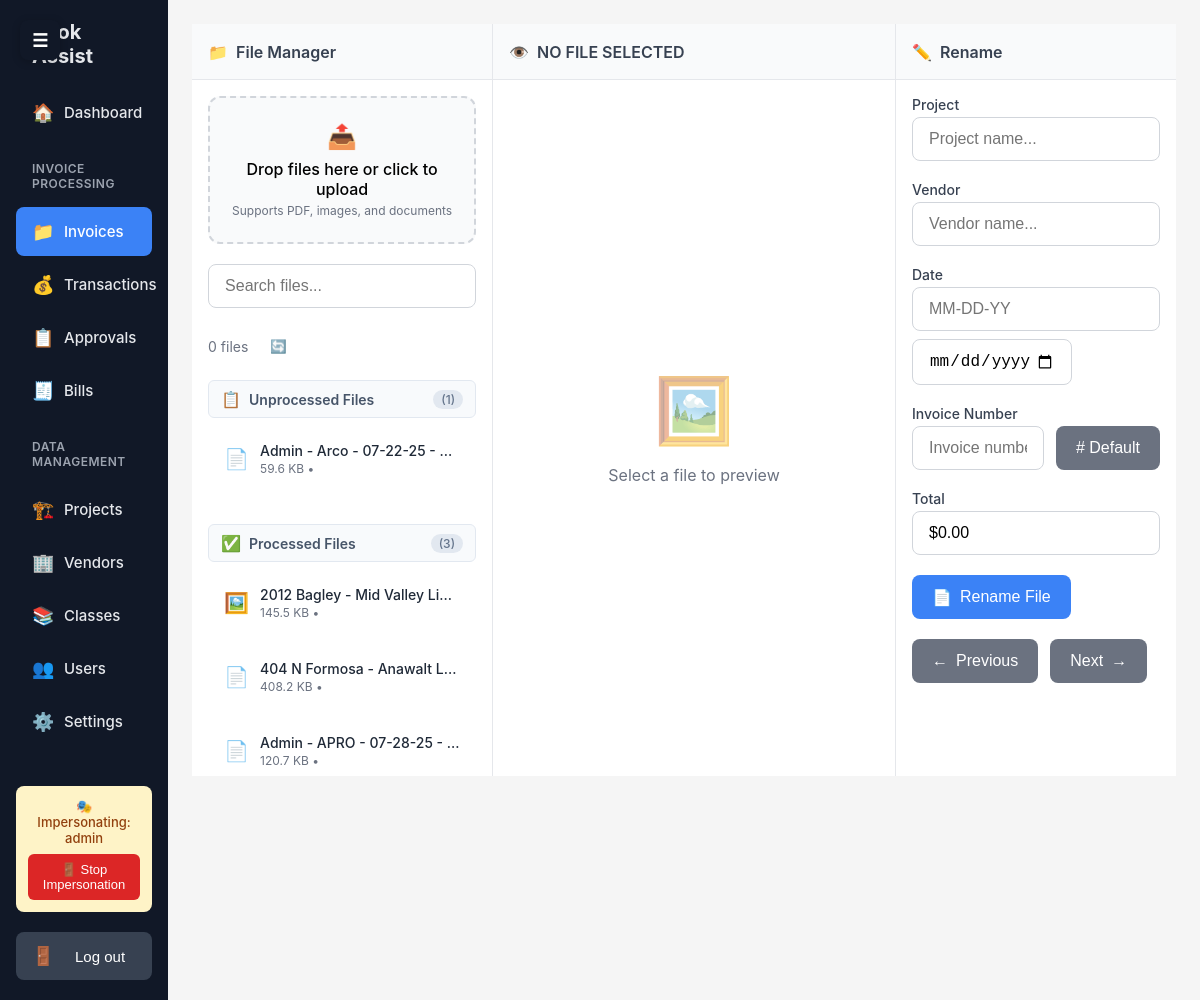
/files/ (signed in), run on the app's committed database.
### core/models.py (models this page shows, shortened)
class File(models.Model):
    name = models.CharField(max_length=255)
    file = models.FileField(upload_to='files/')
    file_type = models.CharField(max_length=50, blank=True)
    size = models.BigIntegerField(default=0)
    uploaded_by = models.ForeignKey(User, on_delete=models.CASCADE)
    uploaded_at = models.DateTimeField(auto_now_add=True)
    description = models.TextField(blank=True)
    project = models.CharField(max_length=255, blank=True)
    vendor = models.CharField(max_length=255, blank=True)
    date = models.CharField(max_length=20, blank=True)
    invoice_number = models.CharField(max_length=50, blank=True)
    total = models.CharField(max_length=20, blank=True, default='$0.00')
    is_paid = models.BooleanField(default=False)
    payment_method = models.CharField(max_length=20, blank=True)  # 'check' or 'credit_card'
    paid_at = models.DateTimeField(null=True, blank=True)
    attached_transaction = models.ForeignKey('Transaction', on_delete=models.SET_NULL, null=True, blank=True, related_name='attached_files')
    approval_status = models.CharField(
        max_length=20,
        choices=[
            ('pending', 'Pending'),
            ('approved', 'Approved'),
            ('on_hold', 'On Hold'),
            ('rejected', 'Rejected'),
        ],
        default='pending'
    )
    approval_comment = models.TextField(blank=True)
    approved_by = models.ForeignKey(User, on_delete=models.SET_NULL, null=True, blank=True, related_name='approved_files')
    approved_at = models.DateTimeField(null=True, blank=True)
    selected_class = models.ForeignKey('Class', on_delete=models.SET_NULL, null=True, blank=True, related_name='assigned_files', help_text="Class selected during approval process")
    class Meta:
        ordering = ['-uploaded_at']
    @property
    def file_size_display(self):
        size = self.size
        for unit in ['B', 'KB', 'MB', 'GB']:
            if size < 1024.0:
                return f"{size:.1f} {unit}"
            size /= 1024.0
        return f"{size:.1f} TB"

### core/views.py (the view)
# urls.py: path("files/", views.file_manager, name="file_manager"),
@login_required
@admin_or_staff_required
def file_manager(request):
    all_files = File.objects.all()
    unprocessed_files = []
    processed_files = []
    for file in all_files:
        is_processed = bool(file.project or file.vendor or file.date)
        file_data = {
            'id': file.id,
            'name': file.name,
            'file_type': file.file_type,
            'file_size_display': file.file_size_display,
            'uploaded_at': file.uploaded_at.strftime('%b %d, %Y'),
            'description': file.description or '',
            'file': file.file.name if file.file else '',
            'project': file.project or '',
            'vendor': file.vendor or '',
            'date': file.date or '',
            'invoice_number': file.invoice_number or '',
            'total': file.total or '$0.00',
            'is_processed': is_processed
        }
        if is_processed:
            processed_files.append(file_data)
        else:
            unprocessed_files.append(file_data)
    files_json = unprocessed_files + processed_files
    return render(request, "file_manager.html", {
        "unprocessed_files": unprocessed_files,
        "processed_files": processed_files,
        "files_json": json.dumps(files_json)
    })

### core/views.py (called while the page is built, shortened)
def admin_or_staff_required(view_func):
    @wraps(view_func)
    def wrapper(request, *args, **kwargs):
        return view_func(request, *args, **kwargs)
    return wrapper

### core/templates/file_manager.html (shortened to what this page needs)
{% extends "base.html" %}
{% block content %}
<div class="file-manager-layout">
  <div class="panel left-panel">
    <div class="panel-header">
      <span>📁</span>
      <span>File Manager</span>
    </div>
    <div class="panel-content">
      <div class="upload-area" onclick="document.getElementById('file-upload').click()">
        <div style="font-size: 24px; margin-bottom: 8px;">📤</div>
        <div style="font-weight: 500; margin-bottom: 4px;">Drop files here or click to upload</div>
        <div style="font-size: 12px; color: #6b7280;">Supports PDF, images, and documents</div>
      </div>
      <input type="text" class="search-box" placeholder="Search files..." id="search-input">
      <div style="display: flex; align-items: center; gap: 8px; margin-bottom: 12px; font-size: 14px; color: #6b7280;">
        <span class="file-count">{{ unprocessed_files|length|add:processed_files|length }} files</span>
        <button onclick="location.reload()" style="background: none; border: none; cursor: pointer; padding: 4px;">🔄</button>
      </div>
      <div class="file-section">
        <div class="section-header">
          <span class="section-icon">📋</span>
          <span class="section-title">Unprocessed Files</span>
          <span class="section-count">({{ unprocessed_files|length }})</span>
        </div>
        <div id="unprocessed-file-list" class="file-list">
          {% for file in unprocessed_files %}
            <div class="file-item" data-file-id="{{ file.id }}" data-file-type="unprocessed">
              <div class="file-icon">
                {% if file.file_type == '.pdf' %}📄
                {% elif file.file_type == '.doc' or file.file_type == '.docx' %}📝
                {% elif file.file_type == '.jpg' or file.file_type == '.jpeg' or file.file_type == '.png' %}🖼️
                {% elif file.file_type == '.zip' or file.file_type == '.rar' %}📦
                {% else %}📁{% endif %}
              </div>
              <div class="file-info">
                <div class="file-name">{{ file.name }}</div>
                <div class="file-meta">{{ file.file_size_display }} • {{ file.uploaded_at|date:"M d, Y" }}</div>
              </div>
            </div>
          {% empty %}
            <div class="empty-state">
              <div class="empty-icon">📋</div>
              <div class="empty-text">No unprocessed files</div>
            </div>
          {% endfor %}
        </div>
      </div>
      <div class="file-section">
        <div class="section-header">
          <span class="section-icon">✅</span>
          <span class="section-title">Processed Files</span>
          <span class="section-count">({{ processed_files|length }})</span>
        </div>
        <div id="processed-file-list" class="file-list">
          {% for file in processed_files %}
            <div class="file-item" data-file-id="{{ file.id }}" data-file-type="processed">
              <div class="file-icon">
                {% if file.file_type == '.pdf' %}📄
                {% elif file.file_type == '.doc' or file.file_type == '.docx' %}📝
                {% elif file.file_type == '.jpg' or file.file_type == '.jpeg' or file.file_type == '.png' %}🖼️
                {% elif file.file_type == '.zip' or file.file_type == '.rar' %}📦
                {% else %}📁{% endif %}
              </div>
              <div class="file-info">
                <div class="file-name">{{ file.name }}</div>
                <div class="file-meta">{{ file.file_size_display }} • {{ file.uploaded_at|date:"M d, Y" }}</div>
              </div>
            </div>
          {% empty %}
            <div class="empty-state">
              <div class="empty-icon">✅</div>
              <div class="empty-text">No processed files</div>
            </div>
          {% endfor %}
        </div>
      </div>
    </div>
  </div>
  <div class="panel middle-panel">
    <div class="panel-header">
      <span>👁️</span>
      <span id="preview-title">NO FILE SELECTED</span>
    </div>
    <div class="panel-content">
      <div class="preview-area" id="preview-area">
        <div class="preview-icon">🖼️</div>
        <div>Select a file to preview</div>
      </div>
    </div>
  </div>
  <div class="panel right-panel">
    <div class="panel-header">
      <span>✏️</span>
      <span>Rename</span>
    </div>
    <div class="panel-content">
      <form id="rename-form">
        <div class="form-group">
          <label class="form-label" for="project">Project</label>
          <div class="autocomplete-container">
            <input type="text" class="form-input" id="project" name="project" placeholder="Project name..." autocomplete="off">
          </div>
        </div>
        <div class="form-group">
          <label class="form-label" for="vendor">Vendor</label>
          <div class="autocomplete-container">
            <input type="text" class="form-input" id="vendor" name="vendor" placeholder="Vendor name..." autocomplete="off">
          </div>
        </div>
        <div class="form-group">
          <label class="form-label" for="date">Date</label>
          <div class="date-inputs">
            <input type="text" class="form-input" id="date" name="date" placeholder="MM-DD-YY">
            <input type="date" class="form-input" id="date-picker" onchange="updateDateFromPicker()">
          </div>
        </div>
        <div class="form-group">
          <label class="form-label" for="invoice-number">Invoice Number</label>
          <div class="invoice-inputs">
            <input type="text" class="form-input" id="invoice-number" name="invoice_number" placeholder="Invoice number...">
            <button type="button" class="btn btn-secondary" id="default-invoice-btn"># Default</button>
          </div>
        </div>
        <div class="form-group">
          <label class="form-label" for="total">Total</label>
          <input type="text" class="form-input" id="total" name="total" value="$0.00">
        </div>
        <div style="display: flex; gap: 8px; margin-bottom: 16px;">
          <button type="submit" class="btn btn-primary">
            <span>📄</span>
            <span>Rename File</span>
          </button>
        </div>
        <div class="navigation-buttons">
          <button type="button" class="btn btn-secondary" id="prev-btn" disabled>
            <span>←</span>
            <span>Previous</span>
          </button>
          <button type="button" class="btn btn-secondary" id="next-btn" disabled>
            <span>Next</span>
            <span>→</span>
          </button>
        </div>
      </form>
    </div>
  </div>
</div>
{% endblock %}

### core/templates/partials/sidebar.html (shortened to what this page needs)
<nav>
    <div class="brand">Book Assist</div>
    {% if user.is_staff %}
    <a href="{% url 'dashboard' %}" class="nav-link {% if request.path == '/' %}active{% endif %}">
      <span class="nav-icon">🏠</span>
      <span class="nav-text">Dashboard</span>
    </a>
    <div class="nav-section">
        <div class="nav-section-title">Invoice Processing</div>
        <a href="{% url 'file_manager' %}" class="nav-link {% if request.path|slice:':7' == '/files/' %}active{% endif %}">
          <span class="nav-icon">📁</span>
          <span class="nav-text">Invoices</span>
        </a>
        <a href="{% url 'transactions_list' %}" class="nav-link {% if request.path|slice:':13' == '/transactions' %}active{% endif %}">
          <span class="nav-icon">💰</span>
          <span class="nav-text">Transactions</span>
        </a>
        <a href="{% url 'approvals_list' %}" class="nav-link {% if request.path|slice:':11' == '/approvals/' %}active{% endif %}">
          <span class="nav-icon">📋</span>
          <span class="nav-text">Approvals</span>
        </a>
        <a href="{% url 'bills_list' %}" class="nav-link {% if request.path|slice:':7' == '/bills/' %}active{% endif %}">
          <span class="nav-icon">🧾</span>
          <span class="nav-text">Bills</span>
        </a>
    </div>
    <div class="nav-section">
        <div class="nav-section-title">Data Management</div>
        <a href="{% url 'projects_list' %}" class="nav-link {% if request.path|slice:':9' == '/projects' %}active{% endif %}">
          <span class="nav-icon">🏗️</span>
          <span class="nav-text">Projects</span>
        </a>
        <a href="{% url 'vendors_list' %}" class="nav-link {% if request.path|slice:':8' == '/vendors' %}active{% endif %}">
          <span class="nav-icon">🏢</span>
          <span class="nav-text">Vendors</span>
        </a>
        <a href="{% url 'classes_list' %}" class="nav-link {% if request.path|slice:':8' == '/classes' %}active{% endif %}">
          <span class="nav-icon">📚</span>
          <span class="nav-text">Classes</span>
        </a>
        <a href="{% url 'users_list' %}" class="nav-link {% if request.path|slice:':7' == '/users/' %}active{% endif %}">
          <span class="nav-icon">👥</span>
          <span class="nav-text">Users</span>
        </a>
        <a href="/settings/" class="nav-link {% if request.path|slice:':9' == '/settings' %}active{% endif %}">
          <span class="nav-icon">⚙️</span>
          <span class="nav-text">Settings</span>
        </a>
    </div>
    {% endif %}
    <div class="spacer"></div>
    {% if request.session.impersonated_by %}
    <div class="impersonation-notice">
      <div class="impersonation-text">
        🎭 Impersonating: {{ user.username }}
      </div>
      <button onclick="stopImpersonation()" class="impersonation-btn">
        🚪 Stop Impersonation
      </button>
    </div>
    {% endif %}
    <form class="logout" method="post" action="{% url 'logout' %}">
      <button type="submit" class="logout-btn">
        <span class="nav-icon">🚪</span>
        <span class="nav-text">Log out</span>
      </button>
    </form>
  </nav>

### core/templates/base.html (style rules this page uses)
* { box-sizing: border-box; -webkit-tap-highlight-color: transparent; }
body { margin: 0; padding: 0; font-family: -apple-system, BlinkMacSystemFont, 'Segoe UI', Roboto, Oxygen, Ubuntu, Cantarell, sans-serif; background: #f5f5f5; overflow-x: hidden; -webkit-font-smoothing: antialiased; -moz-osx-font-smoothing: grayscale; }
aside a { color: #e5e7eb; text-decoration: none; display: block; padding: 12px 16px; border-radius: 8px; margin-bottom: 4px; font-size: 15px; transition: all 0.2s ease; }
aside a.active, aside a:hover { background: #1f2937; }
.nav-link { display: flex; align-items: center; gap: 12px; padding: 14px 16px; border-radius: 8px; margin-bottom: 4px; font-size: 15px; transition: all 0.2s ease; min-height: 48px; touch-action: manipulation; }
.nav-link.active { background: #3b82f6; color: white; }
.nav-icon { font-size: 18px; width: 20px; text-align: center; flex-shrink: 0; }
.nav-text { flex: 1; font-weight: 500; }
.impersonation-notice { background: #fef3c7; color: #92400e; padding: 12px; margin-bottom: 12px; border-radius: 8px; font-size: 13px; text-align: center; }
.impersonation-text { margin-bottom: 8px; font-weight: 500; }
.impersonation-btn { width: 100%; padding: 8px 12px; border: 0; border-radius: 6px; background: #dc2626; color: #fff; cursor: pointer; font-size: 13px; font-weight: 500; transition: background 0.2s ease; touch-action: manipulation; }
.logout-btn { display: flex; align-items: center; gap: 12px; width: 100%; padding: 14px 16px; border: 0; border-radius: 8px; background: #374151; color: #fff; cursor: pointer; font-size: 15px; font-weight: 500; transition: all 0.2s ease; min-height: 48px; touch-action: manipulation; }
.brand { font-weight: 700; margin-bottom: 20px; font-size: 20px; padding: 0 16px; }
.spacer { height: 16px; }
form.logout { margin-top: 20px; }
form.logout button { width: 100%; padding: 12px 16px; border: 0; border-radius: 8px; background: #374151; color: #fff; cursor: pointer; font-size: 15px; transition: background 0.2s ease; }
.nav-section { margin: 24px 0; }
.nav-section-title { font-size: 12px; font-weight: 600; text-transform: uppercase; letter-spacing: 0.5px; color: #9ca3af; margin-bottom: 16px; padding: 0 16px; }
.nav-section a { margin-left: 0; }
.btn, button, input[type="submit"] { min-height: 44px; min-width: 44px; }
a, button, input, select, textarea { touch-action: manipulation; }
.touch-feedback { transition: transform 0.1s ease, background-color 0.1s ease; }

### data on the page
File: file_type ".pdf" (drawn), name "Admin - Arco - 07-22-25 -…"
File: file_type ".jpg" (drawn), name "2012 Bagley - Mid Valley Li…"
File: file_type ".pdf" (drawn), name "404 N Formosa - Anawalt L…"
File: file_type ".pdf" (drawn), name "Admin - APRO - 07-28-25 -…"

### other printed values
{{ user.username }} "admin"
{{ unprocessed_files|length|add:processed_files|length }} "0"
{{ unprocessed_files|length }} "1"
{{ file.file_size_display }} "59.6 KB"
{{ processed_files|length }} "3"
{{ file.file_size_display }} "145.5 KB" "408.2 KB" "120.7 KB"
